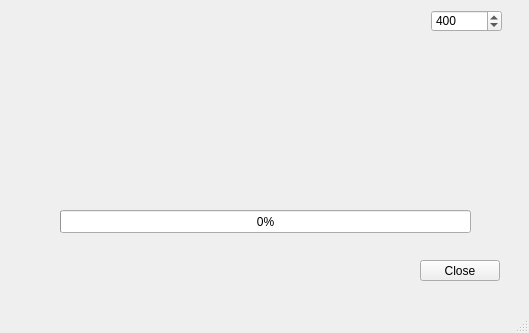
<?xml version="1.0" encoding="UTF-8"?>
<ui version="4.0">
 <class>MainWindow</class>
 <widget class="QMainWindow" name="MainWindow">
  <property name="geometry">
   <rect>
    <x>0</x>
    <y>0</y>
    <width>529</width>
    <height>333</height>
   </rect>
  </property>
  <property name="windowTitle">
   <string>MainWindow</string>
  </property>
  <widget class="QWidget" name="centralwidget">
   <widget class="QLabel" name="label">
    <property name="geometry">
     <rect>
      <x>10</x>
      <y>70</y>
      <width>501</width>
      <height>121</height>
     </rect>
    </property>
    <property name="text">
     <string/>
    </property>
    <property name="alignment">
     <set>Qt::AlignLeading|Qt::AlignLeft|Qt::AlignTop</set>
    </property>
    <property name="wordWrap">
     <bool>true</bool>
    </property>
   </widget>
   <widget class="QSpinBox" name="spinBox">
    <property name="geometry">
     <rect>
      <x>431</x>
      <y>10</y>
      <width>71</width>
      <height>22</height>
     </rect>
    </property>
    <property name="maximum">
     <number>4000</number>
    </property>
    <property name="value">
     <number>400</number>
    </property>
   </widget>
   <widget class="QPushButton" name="closeButton">
    <property name="geometry">
     <rect>
      <x>420</x>
      <y>260</y>
      <width>80</width>
      <height>21</height>
     </rect>
    </property>
    <property name="text">
     <string>Close</string>
    </property>
   </widget>
   <widget class="QProgressBar" name="progressBar">
    <property name="geometry">
     <rect>
      <x>60</x>
      <y>210</y>
      <width>411</width>
      <height>23</height>
     </rect>
    </property>
    <property name="maximum">
     <number>500</number>
    </property>
    <property name="value">
     <number>0</number>
    </property>
   </widget>
  </widget>
  <widget class="QMenuBar" name="menubar">
   <property name="geometry">
    <rect>
     <x>0</x>
     <y>0</y>
     <width>529</width>
     <height>20</height>
    </rect>
   </property>
  </widget>
  <widget class="QStatusBar" name="statusbar"/>
 </widget>
 <resources/>
 <connections/>
</ui>
